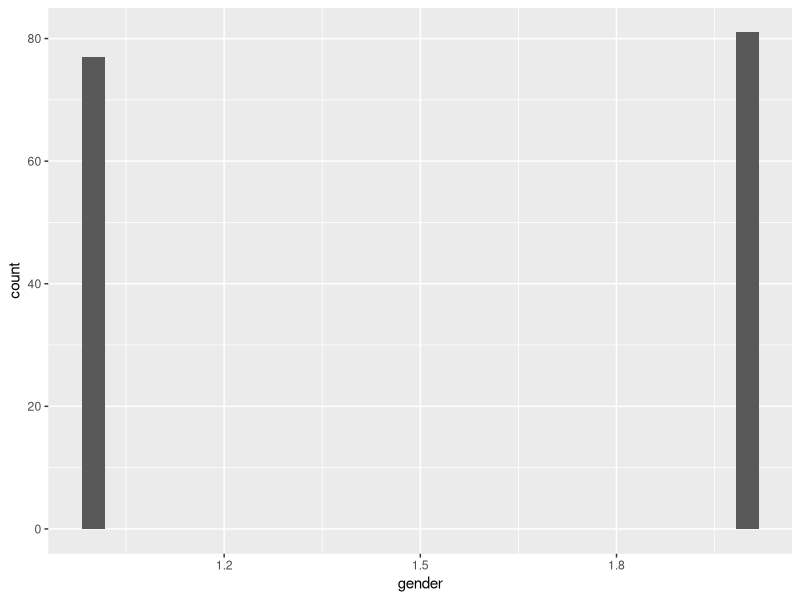
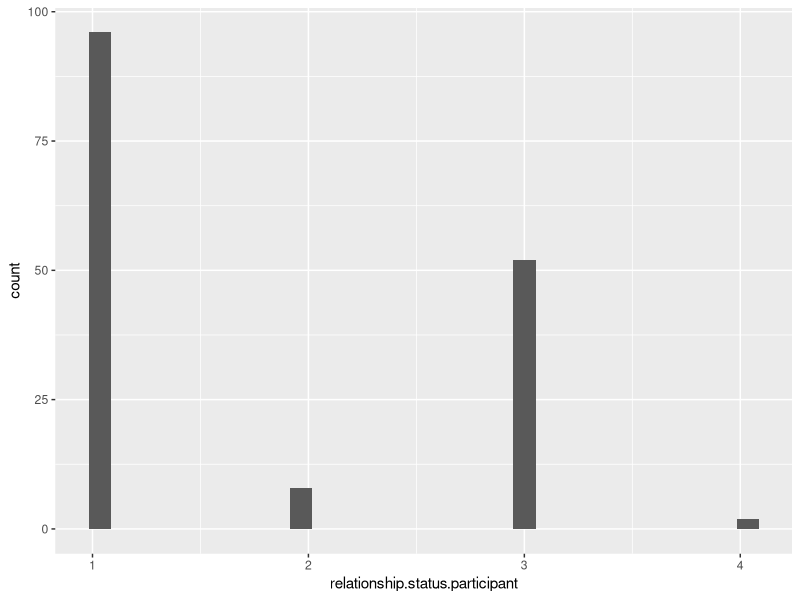
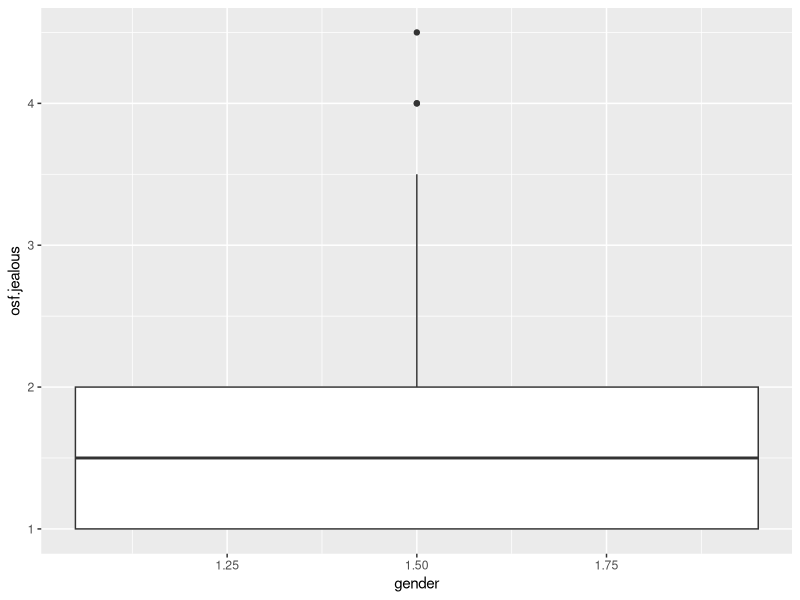

Here is the R script that generated these plots, in order:


library(tidyverse)

#Load Data 
data <- read_csv("data/osf.clean.data.file.csv")



#Sample Characteristics 
descriptives <- data %>% 
  group_by(gender) %>%
  summarize(n = n())

?summarize

#Computing composite variables 
comp.var <- data %>% 
  transmute (participant.id, gender, 
             osf.jealous = (osf.jealous + osf.threatened) / 2,
             ssf.jealous = (ssf.jealous + ssf.threatened) / 2,
             rom.jealous = (rom.jealous + rom.threatened) / 2,
             osf.angry.upset = (osf.angry + osf.upset) / 2, 
             ssf.angry.upset = (ssf.angry + ssf.upset) / 2,
             rom.angry.upset = (rom.angry + rom.upset) / 2,
             
  )

comp.var


# calculate means and standard deviations across gender 

mean.sd <- comp.var %>% summarize_at(
  c("osf.jealous", "ssf.jealous", "rom.jealous",
    "osf.angry.upset", "ssf.angry.upset", "rom.angry.upset"), 
  list(mean = mean, sd = sd), na.rm = TRUE)

# calculate means and sd split by gender 

men.mean.sd <- comp.var %>% 
  filter(gender == 1) %>% 
  summarize_at( 
    c("osf.jealous", "ssf.jealous", "rom.jealous",
    "osf.angry.upset", "ssf.angry.upset", "rom.angry.upset"), 
list(mean = mean, sd = sd), na.rm = TRUE) 

women.mean.sd <- comp.var %>% 
  filter(gender == 2) %>% 
  summarize_at( 
    c("osf.jealous", "ssf.jealous", "rom.jealous",
      "osf.angry.upset", "ssf.angry.upset", "rom.angry.upset"), 
    list(mean = mean, sd = sd), na.rm = TRUE) 


bothgender.mean.sd <- comp.var %>% 
  group_by(gender) %>%
  summarize_at( 
    c("osf.jealous", "ssf.jealous", "rom.jealous",
      "osf.angry.upset", "ssf.angry.upset", "rom.angry.upset"), 
    list(mean = mean, sd = sd), na.rm = TRUE) 





## Making Histograms of Data 

data %>% ggplot(mapping = aes(x = gender)) + geom_histogram() 

data %>% ggplot(mapping = aes(x = relationship.status.participant)) + geom_histogram()

?geom_histogram



### NOTE 
# Here I am struggling to determine how to format my data to put it into graphs 
#and into my descriptives properly. 
# I think that I need to transform something into long/wide format before doing
#things


#graphing osf jealousy 


comp.var %>% ggplot(mapping = aes(x = gender, y = osf.jealous)) +
  geom_boxplot() 





